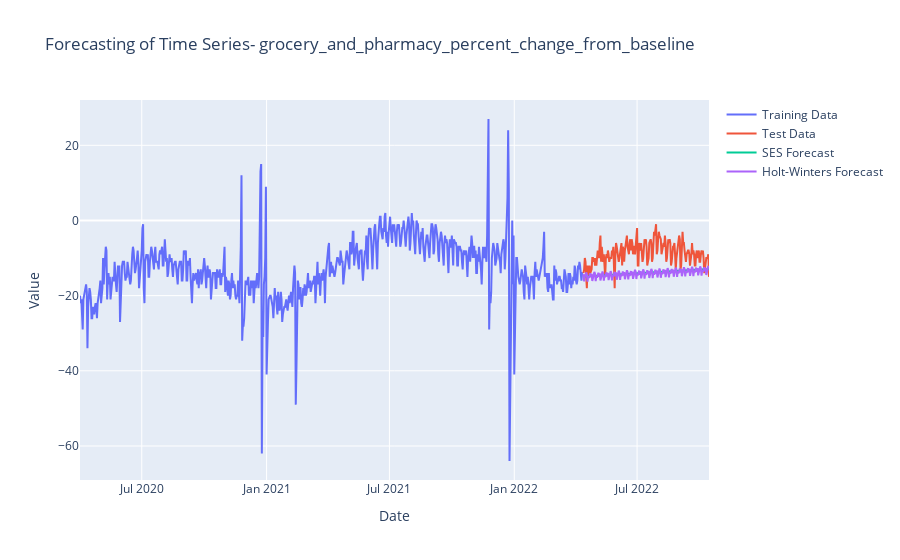
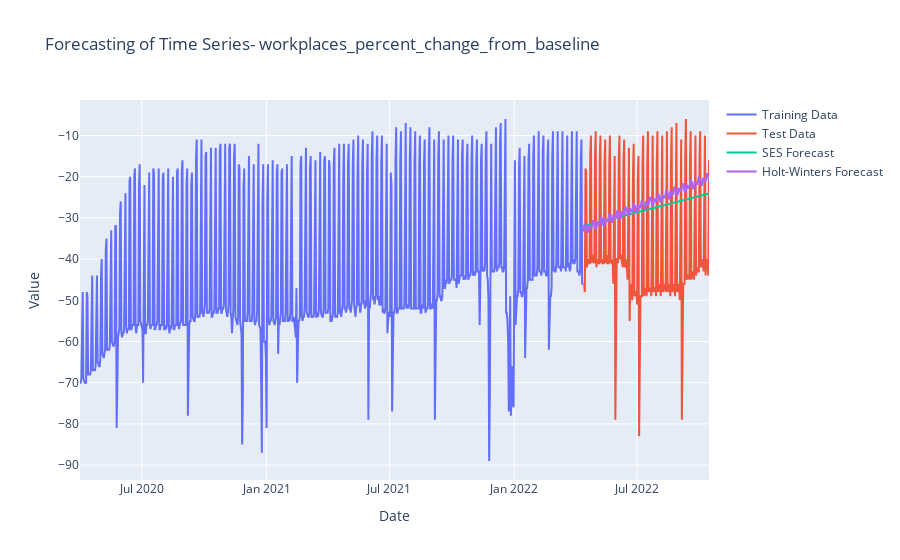
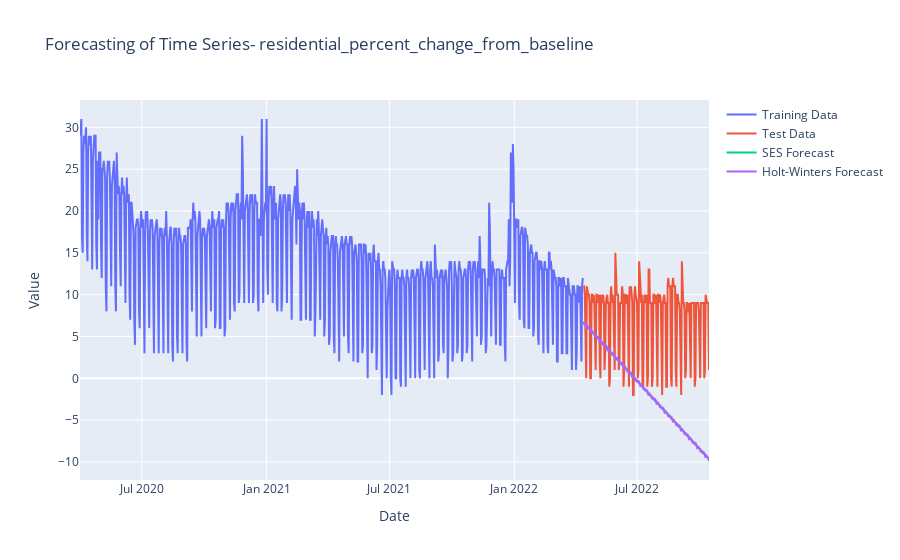

These figures' notebook cell, in order:
### Markdown cell above
#### Task 2.4: For each time series, build a forecasting model using Exponential Smoothing (ES). You should test out at least 2 different ES models and use forecast evaluation metrics (e.g. MAE, RMSE) to demonstrate why you chose your best ES mode

### Code cell
#Creating a definition to split a time series into training and testing sets
def train_test_split(y, train_size):
    train, test = y[:train_size], y[train_size:]
    return train, test
#Creating a definition to evaluate the performance to get MAE and RMSE values
def evaluate_model(test, forecast):
    mae = mean_absolute_error(test, forecast)
    rmse = np.sqrt(mean_squared_error(test, forecast))
    return mae, rmse

def ploting_results(train, test, forecast_ses, forecast_hw, column):
    fig = go.Figure()

    # Training Data
    fig.add_trace(go.Scatter(x=train.index, y=train, mode='lines', name='Training Data'))

    # Test Data
    fig.add_trace(go.Scatter(x=test.index, y=test, mode='lines', name='Test Data'))

    # Soft Exponential Smoothing Forecast
    fig.add_trace(go.Scatter(x=test.index, y=forecast_ses, mode='lines', name='SES Forecast'))

    # Holt-Winters Forecast
    fig.add_trace(go.Scatter(x=test.index, y=forecast_hw, mode='lines', name='Holt-Winters Forecast'))

    # Updating layout
    fig.update_layout(title=f'Forecasting of Time Series- {column}', xaxis_title='Date', yaxis_title='Value')
    fig.show()
# definition for choosing the best model
def choosing_best_model(mae_ses, mae_hw, column):
    best_model = 'SES' if mae_ses < mae_hw else 'Holt-Winters'
    print(f"The best model for {column} is: {best_model}\n")

# List of time series columns
time_series_columns = ['grocery_and_pharmacy_percent_change_from_baseline',
                       'workplaces_percent_change_from_baseline',
                       'residential_percent_change_from_baseline']

# Train-test split (you can adjust the split point as needed)
train_size = int(len(us_mobility_data_copy) * 0.8)

# Iterate over each time series column
for column in time_series_columns:
    # Select the time series column
    y = us_mobility_data_copy[column]

    # Train-test split
    train, test = train_test_split(y, train_size)

    # Model 1: Simple Exponential Smoothing (SES)
    model_ses = ExponentialSmoothing(train, trend='add', seasonal=None)
    fit_ses = model_ses.fit()
    forecast_ses = fit_ses.forecast(len(test))

    # Model 2: Holt-Winters Exponential Smoothing (Holt-Winters)
    model_hw = ExponentialSmoothing(train, trend='add', seasonal='add', seasonal_periods=12)
    fit_hw = model_hw.fit()
    forecast_hw = fit_hw.forecast(len(test))

    # Evaluate models
    mae_ses, rmse_ses = evaluate_model(test, forecast_ses)
    mae_hw, rmse_hw = evaluate_model(test, forecast_hw)

    # Print evaluation metrics
    print(f"\nTime Series - {column}")
    print(f"SES MAE: {mae_ses:.2f}, RMSE: {rmse_ses:.2f}")
    print(f"Holt-Winters MAE: {mae_hw:.2f}, RMSE: {rmse_hw:.2f}")

    # Plot the results using Plotly
    ploting_results(train, test, forecast_ses, forecast_hw, column)

    # Choose the best model based on evaluation metrics
    choosing_best_model(mae_ses, mae_hw, column)

### Figure 1 — Plotly figure (JSON) as saved in the notebook; plotly's stock layout.template omitted (floating-point values rounded to 4 significant figures; data arrays with more than 128 entries replaced by an {"elided": "..."} marker saying what was removed)
{"data": [{"mode": "lines", "name": "Training Data", "type": "scatter", "x": {"elided": "742 str values"}, "y": {"elided": "742 int values"}}, {"mode": "lines", "name": "Test Data", "type": "scatter", "x": {"elided": "186 str values"}, "y": {"elided": "186 int values"}}, {"mode": "lines", "name": "SES Forecast", "type": "scatter", "x": {"elided": "186 str values"}, "y": {"elided": "186 float values"}}, {"mode": "lines", "name": "Holt-Winters Forecast", "type": "scatter", "x": {"elided": "186 str values"}, "y": {"elided": "186 float values"}}], "layout": {"title": {"text": "Forecasting of Time Series- grocery_and_pharmacy_percent_change_from_baseline"}, "xaxis": {"title": {"text": "Date"}}, "yaxis": {"title": {"text": "Value"}}}}

### Figure 2 — Plotly figure (JSON) as saved in the notebook; plotly's stock layout.template omitted (floating-point values rounded to 4 significant figures; data arrays with more than 128 entries replaced by an {"elided": "..."} marker saying what was removed)
{"data": [{"mode": "lines", "name": "Training Data", "type": "scatter", "x": {"elided": "742 str values"}, "y": {"elided": "742 int values"}}, {"mode": "lines", "name": "Test Data", "type": "scatter", "x": {"elided": "186 str values"}, "y": {"elided": "186 int values"}}, {"mode": "lines", "name": "SES Forecast", "type": "scatter", "x": {"elided": "186 str values"}, "y": {"elided": "186 float values"}}, {"mode": "lines", "name": "Holt-Winters Forecast", "type": "scatter", "x": {"elided": "186 str values"}, "y": {"elided": "186 float values"}}], "layout": {"title": {"text": "Forecasting of Time Series- workplaces_percent_change_from_baseline"}, "xaxis": {"title": {"text": "Date"}}, "yaxis": {"title": {"text": "Value"}}}}

### Figure 3 — Plotly figure (JSON) as saved in the notebook; plotly's stock layout.template omitted (floating-point values rounded to 4 significant figures; data arrays with more than 128 entries replaced by an {"elided": "..."} marker saying what was removed)
{"data": [{"mode": "lines", "name": "Training Data", "type": "scatter", "x": {"elided": "742 str values"}, "y": {"elided": "742 int values"}}, {"mode": "lines", "name": "Test Data", "type": "scatter", "x": {"elided": "186 str values"}, "y": {"elided": "186 int values"}}, {"mode": "lines", "name": "SES Forecast", "type": "scatter", "x": {"elided": "186 str values"}, "y": {"elided": "186 float values"}}, {"mode": "lines", "name": "Holt-Winters Forecast", "type": "scatter", "x": {"elided": "186 str values"}, "y": {"elided": "186 float values"}}], "layout": {"title": {"text": "Forecasting of Time Series- residential_percent_change_from_baseline"}, "xaxis": {"title": {"text": "Date"}}, "yaxis": {"title": {"text": "Value"}}}}
